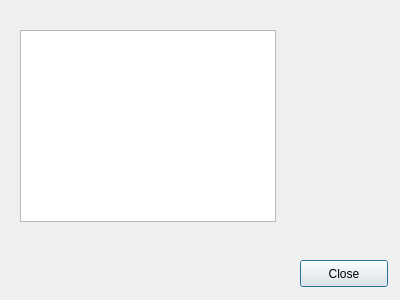
<?xml version="1.0" encoding="UTF-8"?>
<ui version="4.0">
 <class>Dialog</class>
 <widget class="QDialog" name="Dialog">
  <property name="geometry">
   <rect>
    <x>0</x>
    <y>0</y>
    <width>400</width>
    <height>300</height>
   </rect>
  </property>
  <property name="windowTitle">
   <string>Dialog</string>
  </property>
  <widget class="QTextBrowser" name="speechText">
   <property name="geometry">
    <rect>
     <x>20</x>
     <y>30</y>
     <width>256</width>
     <height>192</height>
    </rect>
   </property>
  </widget>
  <widget class="QPushButton" name="closeButton">
   <property name="geometry">
    <rect>
     <x>300</x>
     <y>260</y>
     <width>88</width>
     <height>27</height>
    </rect>
   </property>
   <property name="text">
    <string>Close</string>
   </property>
  </widget>
 </widget>
 <resources/>
 <connections/>
</ui>
